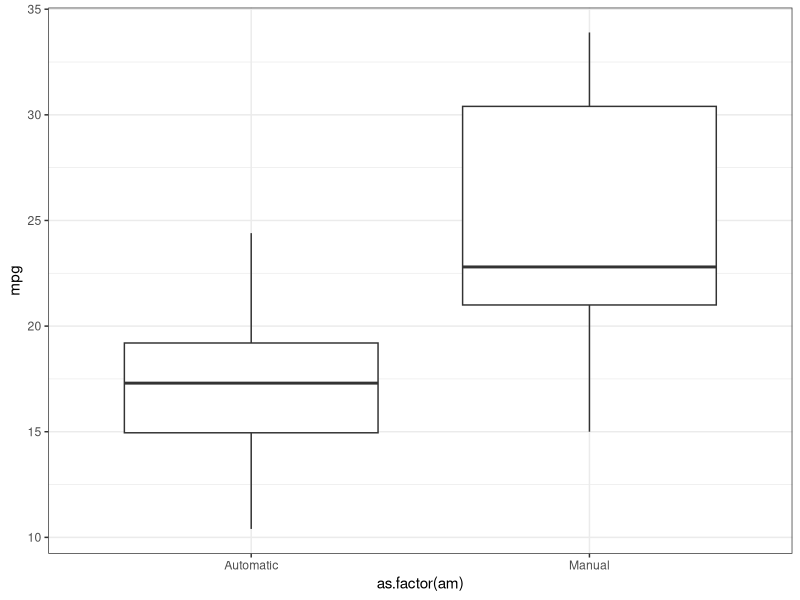

The R source for this figure:
library(dplyr)
library(ggplot2)

data(mtcars)

str(mtcars)
mtcars$cyl  <- factor(mtcars$cyl)
mtcars$vs   <- factor(mtcars$vs)
mtcars$gear <- factor(mtcars$gear)
mtcars$carb <- factor(mtcars$carb)
mtcars$am   <- factor(mtcars$am,labels=c("Automatic","Manual"))
summary(mtcars)

#manual vs. automatic
ggplot(mtcars,aes(x=as.factor(am),y=mpg))+geom_boxplot()+theme_bw()
t.test(mpg~am,data=mtcars)


#regression
model.allvars<-lm(mpg ~ .,data=mtcars)
?step
model.final<-step(model.allvars,direction="both")
summary(model.final)

cor(mtcars$hp,mtcars$wt)
cor(mtcars$hp,as.numeric(mtcars$cyl))
cor(mtcars$wt,as.numeric(mtcars$cyl))

model.revised<-lm(mpg ~ hp+am,data=mtcars)
summary(model.revised)

anova(model.revised,model.final)
